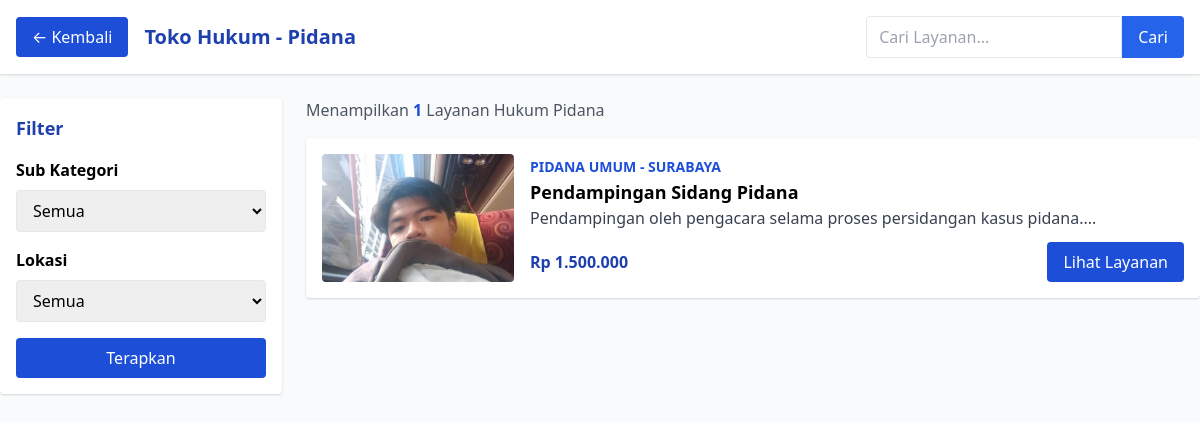
The page /Jalurhukum/pidana/toko-hukum-pidana.php on the database its author committed.
### tables this page shows
CREATE TABLE `toko_hukum` (
  `id` int NOT NULL,
  `nama_produk` varchar(255) NOT NULL,
  `deskripsi` text NOT NULL,
  `harga` decimal(15,2) NOT NULL,
  `kategori` enum('pidana','perdata','keluarga','bisnis') NOT NULL,
  `sub_kategori` varchar(100) DEFAULT NULL,
  `lokasi` varchar(100) DEFAULT NULL,
  `gambar` varchar(255) DEFAULT NULL,
  `tanggal` timestamp NULL DEFAULT CURRENT_TIMESTAMP
);

### Jalurhukum/pidana/toko-hukum-pidana.php (the view, shortened to what this page needs)
<?php
require '../../db.php';
$cari = isset($_GET['cari']) ? trim($_GET['cari']) : '';
$sql = "SELECT * FROM toko_hukum WHERE kategori = 'pidana'";
$result = $conn->query($sql);
?>
<!DOCTYPE html>
<html lang="id">
<head>
  <link href="https://cdn.jsdelivr.net/npm/tailwindcss@2.2.19/dist/tailwind.min.css" rel="stylesheet">
</head>
<body class="bg-gray-50">
<div class="bg-white shadow p-4 flex justify-between items-center">
  <div class="flex items-center gap-4">
    <a href="pidana.php" class="bg-blue-700 hover:bg-blue-800 text-white px-4 py-2 rounded">
      ← Kembali
    </a>
    <h1 class="text-xl font-bold text-blue-800">Toko Hukum - Pidana</h1>
  </div>
  <form method="GET" class="flex">
    <input type="text" name="cari" value="<?= htmlspecialchars($cari); ?>" placeholder="Cari Layanan..." class="border rounded-l px-3 py-2 w-64 focus:outline-none">
    <button type="submit" class="bg-blue-600 hover:bg-blue-700 text-white px-4 rounded-r">Cari</button>
  </form>
</div>
<div class="max-w-7xl mx-auto mt-6 grid grid-cols-1 md:grid-cols-4 gap-6">
  <aside class="bg-white p-4 rounded shadow md:col-span-1">
    <h2 class="font-bold text-lg text-blue-800 mb-4">Filter</h2>
    <form method="GET" class="space-y-4">
      <div>
        <h3 class="font-semibold mb-2">Sub Kategori</h3>
        <select name="sub_kategori" class="border rounded px-3 py-2 w-full">
          <option value="">Semua</option>
        </select>
      </div>
      <div>
        <h3 class="font-semibold mb-2">Lokasi</h3>
        <select name="lokasi" class="border rounded px-3 py-2 w-full">
          <option value="">Semua</option>
        </select>
      </div>
      <button type="submit" class="bg-blue-700 hover:bg-blue-800 text-white px-4 py-2 rounded w-full">Terapkan</button>
    </form>
  </aside>
  <main class="md:col-span-3 space-y-4">
    <h2 class="text-gray-600">Menampilkan
      <span class="text-blue-700 font-bold">
        <?= $result->num_rows; ?>
      </span> Layanan Hukum Pidana
    </h2>
    <?php if ($result->num_rows > 0): ?>
      <?php while($row = $result->fetch_assoc()): ?>
      <div class="bg-white rounded shadow p-4 flex flex-col md:flex-row gap-4">
        <img src="../../uploads/<?= htmlspecialchars($row['gambar']); ?>"
             alt="<?= htmlspecialchars($row['nama_produk']); ?>"
             class="w-full md:w-48 h-32 object-cover rounded">
        <div class="flex flex-col justify-between flex-1">
          <div>
            <span class="text-blue-700 font-bold uppercase text-sm">
              <?= htmlspecialchars($row['sub_kategori']); ?> - <?= htmlspecialchars($row['lokasi']); ?>
            </span>
            <h3 class="font-bold text-lg"><?= htmlspecialchars($row['nama_produk']); ?></h3>
            <p class="text-gray-700">
              <?= substr(strip_tags($row['deskripsi']),0,120) ?>...
            </p>
          </div>
          <div class="flex justify-between items-center mt-2">
            <span class="text-blue-800 font-bold">
              Rp <?= number_format($row['harga'],0,',','.'); ?>
            </span>
            <a href="../../detail-toko.php?id=<?= $row['id']; ?>&from=pidana"
               class="bg-blue-700 hover:bg-blue-800 text-white px-4 py-2 rounded">
              Lihat Layanan
            </a>
          </div>
        </div>
      </div>
      <?php endwhile; ?>
    <?php else: ?>
      <p class="text-gray-500">Tidak ada layanan pidana ditemukan.</p>
    <?php endif; ?>
  </main>
</div>
</body>
</html>

### rows shown on the page
toko_hukum: gambar (picture), sub_kategori "PIDANA UMUM", lokasi "SURABAYA", nama_produk "Pendampingan Sidang Pidana", deskripsi "Pendampingan oleh pengacara selama proses persidangan kasus pidana.", harga "1.500.000"

### other values the page prints
$result->num_rows "1"
